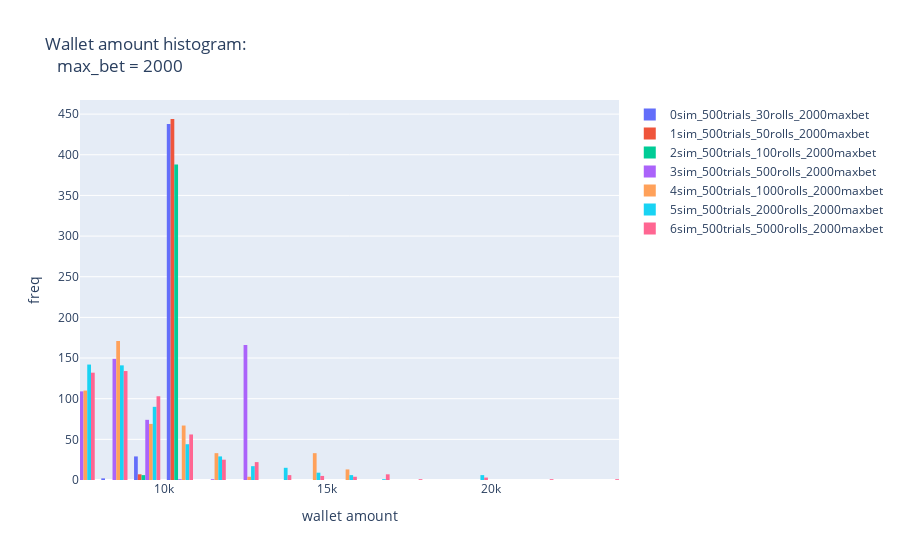

The cell this chart's notebook holds for it:
### Code cell
max_bet = max_bet_list[2]
wallet_hist_fig = go.Figure()

one_max_bet_df = simulations_df.loc[simulations_df["max_bet"] == max_bet].copy()
last_status_df = one_max_bet_df.groupby(["simulation", "trial"]).nth(-1)
last_status_df.reset_index(inplace=True)
_min, _max = last_status_df["wallet"].agg(["min", "max"])

for sim_name in last_status_df['simulation'].unique().tolist():
    single_sim_last_status_df = last_status_df.loc[last_status_df["simulation"] == sim_name].copy()
    wallet_hist_fig.add_trace(
        go.Histogram(
            name = sim_name,
            x = single_sim_last_status_df["wallet"],
            xbins=dict(
                size=1000
            )
        )
    )
wallet_hist_fig.update_layout(
    title_text = f"Wallet amount histogram: <br>   max_bet = {max_bet}",
    xaxis_title = "wallet amount",
    yaxis_title = "freq",
    xaxis_range = [_min, _max]
)

wallet_hist_fig.show()

### Figure 1 — Plotly figure (JSON) as saved in the notebook; plotly's stock layout.template omitted (floating-point values rounded to 4 significant figures; data arrays with more than 128 entries replaced by an {"elided": "..."} marker saying what was removed)
{"data": [{"name": "0sim_500trials_30rolls_2000maxbet", "type": "histogram", "x": {"elided": "500 int values"}, "xbins": {"size": 1000}}, {"name": "1sim_500trials_50rolls_2000maxbet", "type": "histogram", "x": {"elided": "500 int values"}, "xbins": {"size": 1000}}, {"name": "2sim_500trials_100rolls_2000maxbet", "type": "histogram", "x": {"elided": "500 int values"}, "xbins": {"size": 1000}}, {"name": "3sim_500trials_500rolls_2000maxbet", "type": "histogram", "x": {"elided": "500 int values"}, "xbins": {"size": 1000}}, {"name": "4sim_500trials_1000rolls_2000maxbet", "type": "histogram", "x": {"elided": "500 int values"}, "xbins": {"size": 1000}}, {"name": "5sim_500trials_2000rolls_2000maxbet", "type": "histogram", "x": {"elided": "500 int values"}, "xbins": {"size": 1000}}, {"name": "6sim_500trials_5000rolls_2000maxbet", "type": "histogram", "x": {"elided": "500 int values"}, "xbins": {"size": 1000}}], "layout": {"title": {"text": "Wallet amount histogram: <br>   max_bet = 2000"}, "xaxis": {"range": [7450, 23900], "title": {"text": "wallet amount"}}, "yaxis": {"title": {"text": "freq"}}}}
